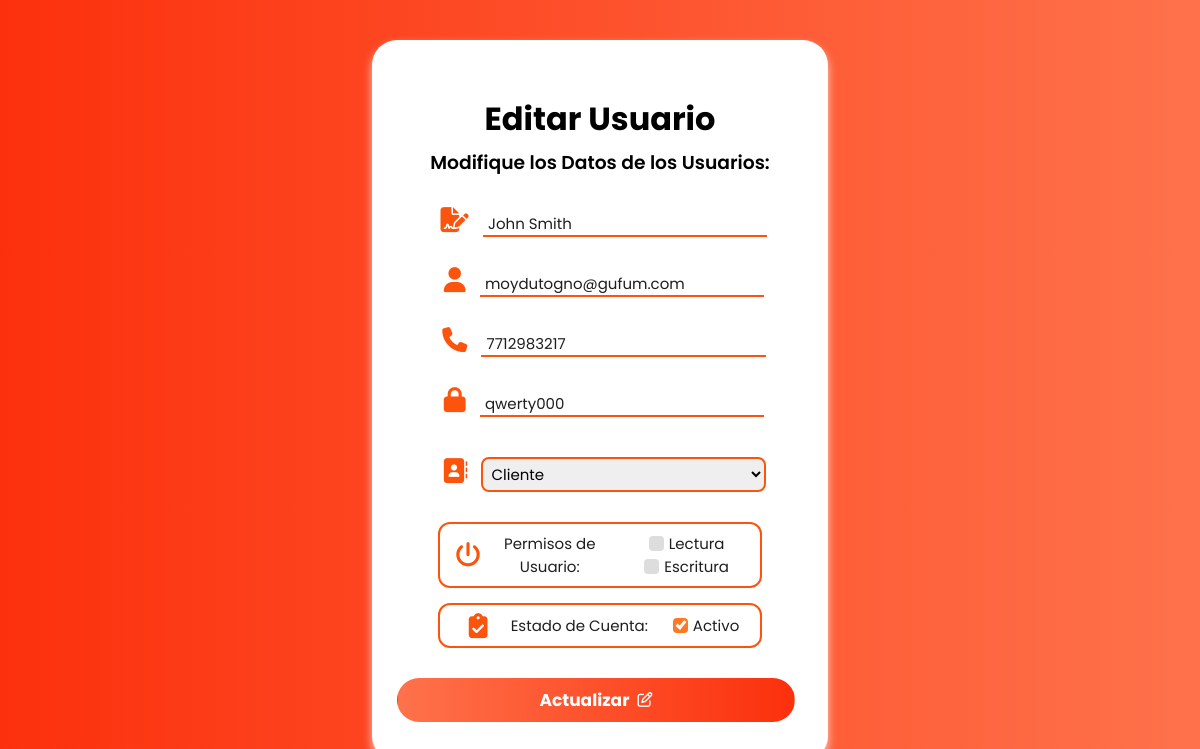
The app's page /php/editarAdmin.php?id=1 (signed in) with its own data.
### tables this page shows
CREATE TABLE `registros` (
  `id` int(11) NOT NULL COMMENT 'Primary Key',
  `nombre` varchar(50) DEFAULT NULL COMMENT 'nombre',
  `email` varchar(80) DEFAULT NULL COMMENT 'email',
  `telefono` char(10) DEFAULT NULL COMMENT 'phone',
  `contrasenia` varchar(30) DEFAULT NULL COMMENT 'password',
  `rol` varchar(13) DEFAULT NULL COMMENT 'rol',
  `lectura` char(2) DEFAULT NULL COMMENT 'ver',
  `escritura` char(2) DEFAULT NULL COMMENT 'editar',
  `status` char(2) DEFAULT NULL COMMENT 'estado'
);

### php/editarAdmin.php (the view, shortened to what this page needs)
<?php
    include_once "conexion.php";
    $usuario = $_SESSION['username'];
    if(!isset($usuario)){
        header("location: ../index.php");
    }else{
        if($_SESSION['userrol'] == 'Vendedor'){
            header("location: editarVendedor.php?id=".$_GET['id']);
        }
        elseif($_SESSION['userrol'] == 'Cliente'){
            header("location: tabla.php");
        }
        else{
?>
<!DOCTYPE html>
<html lang="es">
<head>
    <link rel="stylesheet" href="../css/all.min.css">
    <link rel="stylesheet" href="../css/homeAdmin.css">
</head>
<body>
    <?php
        if(isset($_POST['actualizar'])){
            $id = $_POST['idusr'];
            $nombre = $_POST['nameusr'];
            $correo = $_POST['user'];
            $number = $_POST['phone'];
            $contra = $_POST['password'];
            $permis = $_POST['rolusr'];
            $estado;
            $lectura;
            $escritura;
            if(isset($_POST['estadousr'])){
                $estado = "Si";
            } else {
                $estado = "No";
            }
            if(isset($_POST['readusr'])){
                $lectura = "Si";
            } else {
                $lectura = "No";
            }
            if(isset($_POST['writeusr'])){
                $escritura = "Si";
            } else {
                $escritura = "No";
            }
            $consultaUpdate = "UPDATE registros SET nombre='".$nombre."', email='".$correo."', telefono='".$number."', contrasenia='".$contra."', rol='".$permis."', lectura='".$lectura."', escritura='".$escritura."', status='".$estado."' WHERE id='".$id."'";
            $resultadoUpdate = mysqli_query($conexion, $consultaUpdate);
            if($resultadoUpdate){
                echo "<script>alert('Los Datos Se Actualizaron Éxitosamente')</script>";
                header("Location: tablaAdmin.php");
            } else{
                echo "<script>alert('Los Datos No Se Actualizaron con Éxito')</script>";
            }
            mysqli_close($conexion);
        }else{
            $id = $_GET['id'];
            $consultaSelect = "SELECT nombre, email, telefono, contrasenia, rol, lectura, escritura, status FROM registros WHERE id='".$id."'";
            $resultadoSelect = mysqli_query($conexion, $consultaSelect);
            $row = mysqli_fetch_assoc($resultadoSelect);
            $nombre = $row['nombre'];
            $correo = $row['email'];
            $number = $row['telefono'];
            $contra = $row['contrasenia'];
            $permis = $row['rol'];
            $lectura = $row['lectura'];
            $escritura = $row['escritura'];
            $estado = $row['status'];
    ?>
    <form action="<?=$_SERVER['PHP_SELF']?>" method="POST" class="form">
            <h1>Editar Usuario</h1>
            <h3 class="subtitle">Modifique los Datos de los Usuarios:</h3>
            <label for="nameusr">
                <i class="fa-solid fa-file-signature"></i>
                <input type="text" placeholder="Nombre:" id="nameusr" name="nameusr" value="<?php echo $nombre; ?>">
            </label>
            <label for="user">
                <i class="fa-solid fa-user"></i>
                <input type="email" placeholder="Email:" id="user" name="user" value="<?php echo $correo; ?>">
            </label>
            <label for="phone">
                <i class="fa-solid fa-phone"></i>
                <input type="number" placeholder="Telefono:" id="phone" name="phone" value="<?php echo $number; ?>">
            </label>
            <label for="password">
                <i class="fa-solid fa-lock"></i>
                <input type="text" placeholder="Contraseña:" id="password" name="password" value="<?php echo $contra; ?>">
            </label>
            <label for="rolusr">
                <i class="fa-solid fa-address-book"></i>
                <select name="rolusr" id="rolusr">
                    <option value="<?php echo $permis; ?>"><?php echo $permis; ?></option>
                </select>
            </label>
            <label for="permisousr" class="status_permisos">
                <div class="section-permisos">
                    <i class="fa-solid fa-power-off"></i>
                    <p class="permisos">Permisos de Usuario:</p>
                    <div class="container-checkbox">
                        <div class="check">
                            <div class="checkbox-wrapper">
                                <?php
                                    if($lectura == "Si"){
                                        echo "<input type='checkbox' id='check3' hidden name='readusr' checked><p class='permisos'>Lectura</p>";
                                    } else {
                                        echo "<input type='checkbox' id='check3' hidden name='readusr'><p class='permisos'>Lectura</p>";
                                    }
                                ?>
                                <label for="check3" class="checkmark"></label>
                            </div>
                        </div>
                        <div class="check">
                            <div class="checkbox-wrapper">
                                <?php
                                    if($permis != 'Cliente'){
                                        if($escritura == "Si"){
                                            echo "<input type='checkbox' id='check2' hidden name='writeusr' checked><p class='permisos'>Escritura</p>";
                                        } else {
                                            echo "<input type='checkbox' id='check2' hidden name='writeusr'><p class='permisos'>Escritura</p>";
                                        }
                                    } else {
                                        echo "<input type='checkbox' id='check2' hidden name='writeusr' disabled><p class='permisos'>Escritura</p>";
                                    }
                                ?>
                                <label for="check2" class="checkmark"></label>
                            </div>
                        </div>
                    </div>
                </div>
                <div class="section-status">
                    <i class="fa-solid fa-clipboard-check"></i>
                    <p class="permisos">Estado de Cuenta:</p>
                    <div class="container-checkbox">
                        <div class="check">
                            <div class="checkbox-wrapper">
                                <?php
                                    if($estado == "Si"){
                                        echo "<input type='checkbox' id='check1' hidden name='estadousr' checked><p class='permisos'>Activo</p>";
                                    } else {
                                        echo "<input type='checkbox' id='check1' hidden name='estadousr'><p class='permisos'>Activo</p>";
                                    }
                                ?>
                                <label for="check1" class="checkmark"></label>
                            </div>
                        </div>
                    </div>
                </div>
            </label>
            <div class="buttons">
                <button class="btn_save"  name="actualizar" id="actualizar" type="submit">
                    <span>Actualizar </span>
                    <i class="fa-regular fa-pen-to-square"></i>
                </button>
            </div>
    </form>
    <?php
        }
    ?>
</body>
</html>
<?php
        }
    }
?>

### css/homeAdmin.css (style rules this page uses)
* { margin: 0; padding: 0; box-sizing: border-box; font-family: 'Poppins', sans-serif; }
body { display: flex; align-items: center; justify-content: center; min-height: 100vh; background: linear-gradient(to right, #fc300c, #fe724b); }
h3.subtitle { font-family: 'Poppins', sans-serif; }
h3 { margin-bottom: 15px; font-family: 'Roboto', sans-serif; }
.buttons button { justify-content: center; width: 98%; }
.form { border-radius: 25px; display: flex; flex-direction: column; background: #fff; text-align: center; padding: 20px 25px; box-shadow: 0 5px 10px rgba(255, 255, 255, 0.7); }
form h1 { margin-bottom: 5px; margin-top: 35px; }
form h3 { margin-bottom: 30px; font-weight: 600; }
form label { margin-bottom: 30px; }
form label .fa-solid { color: #fc540c; font-size: 25px; margin-right: 10px; }
form label input { outline: none; border: none; color:#1f1e1e; border-bottom: solid 2px #fc540c; padding: 0 5px; font-size: 15px; width: 70%; }
form label input::placeholder { color:#1f1e1e }
select { margin-top: 10px; outline: none; border: 2px solid #fc540c; padding: 4px; border-radius: 8px; font-size: 15px; width: 70%; }
label.status_permisos { display: flex; flex-direction: column; align-items: center; }
div.section-permisos { color:#1f1e1e; border: solid 2px #fc540c; padding: 8px; font-size: 15px; width: 80%; border-radius: 12px; display: flex; align-items: center; justify-content: space-between; margin-bottom: 15px; }
div.section-status { color:#1f1e1e; border: solid 2px #fc540c; padding: 8px; font-size: 15px; width: 80%; border-radius: 12px; display: flex; align-items: center; justify-content: space-evenly; }
div.check { margin-left: 12; justify-content: center; align-items: center; display: inline-flex; }
.checkbox-wrapper { display: flex; flex-direction: row-reverse; align-items: center; gap: .3rem; }
.checkmark { display: block; width: 15px; height: 15px; background-color: #ddd; border-radius: 4px; position: relative; transition: background-color 0.4s; overflow: hidden; cursor: pointer; margin-bottom: 0; }
#check1:checked ~ .checkmark { background-color: #ff7824; }
.checkmark::after { content: ""; position: absolute; width: 3px; height: 7px; border-right: 3px solid #fff; border-bottom: 3px solid #fff; top: 44%; left: 50%; transform: translate(-50%, -50%) rotateZ(40deg) scale(10); opacity: 0; transition: all 0.4s; }
#check1:checked ~ .checkmark::after { opacity: 1; transform: translate(-50%, -50%) rotateZ(40deg) scale(1); }
form button { margin-bottom: 19px; }
button i { font-size: 15px; }
i { font-size: 28px; margin-left: 8px; }
button { cursor: pointer; font-weight: 700; font-family: Helvetica,"sans-serif"; transition: all .2s; padding: 8px 12px; margin-bottom: 10px; border-radius: 100px; background: linear-gradient(to left, #fc300c, #fe724b); border: 1px solid transparent; display: flex; align-items: center; color: white; font-size: 17px; transform: 5s; }

### records on screen
registros: nameusr "John Smith", user "moydutogno@gufum.com", phone "7712983217", password "qwerty000", rolusr "Cliente"
